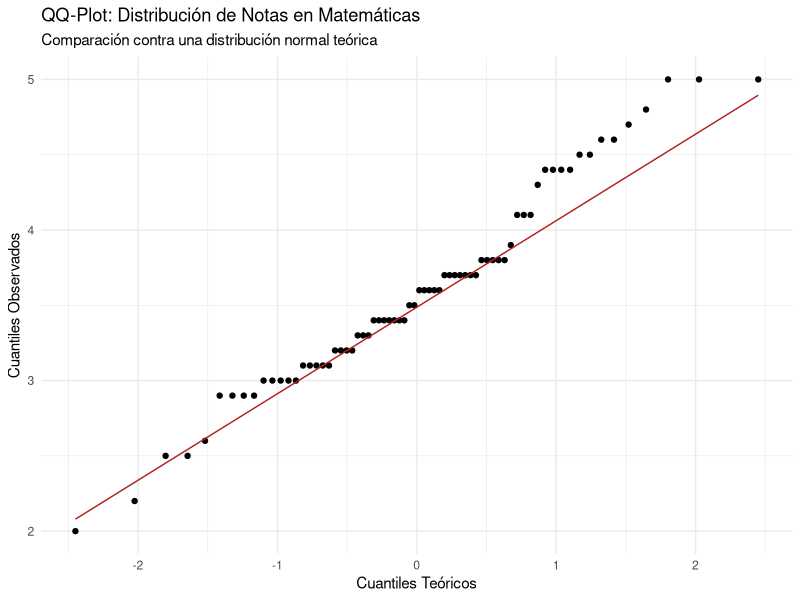
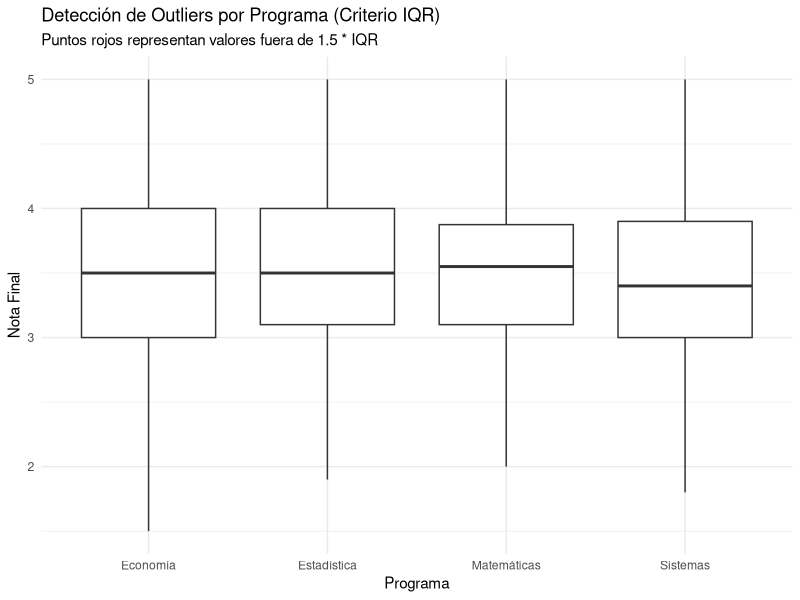
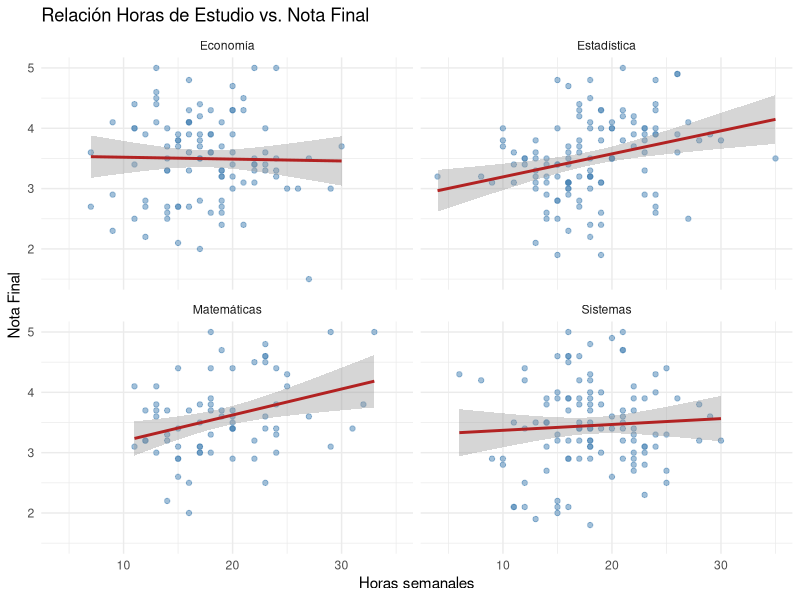

These charts were generated, in order, by the following R code:
## ---- chunk 1
knitr::opts_chunk$set(echo = TRUE)
## ---- chunk 2
library(tidyverse)
library(tibble)
library(dplyr)
library(ggplot2)
set.seed(2025)

n <- 400
estudiantes <- tibble(
  id         = 1:n,
  programa   = sample(c("Estadística","Sistemas","Economía","Matemáticas"),
                      n, replace = TRUE, prob = c(.3,.3,.25,.15)),
  semestre   = sample(1:10, n, replace = TRUE),
  sexo       = sample(c("Mujer","Hombre"), n, replace = TRUE),
  nota_final = round(rnorm(n, mean = 3.5, sd = 0.7), 1) |> pmin(5) |> pmax(0),
  horas_sem  = round(rnorm(n, mean = 18, sd = 5)),
  beca       = sample(c("Sí","No"), n, replace = TRUE, prob = c(.3,.7))
)
## ---- chunk 3

estudiantes |>
  group_by(programa) |>
  summarise(
    W       = shapiro.test(nota_final)$statistic,
    p_valor = shapiro.test(nota_final)$p.value)
## ---- chunk 4

# Generar QQ-plot para el programa con p-valor más bajo (Matemáticas)
estudiantes |> 
  filter(programa == "Matemáticas") |> 
  ggplot(aes(sample = nota_final)) +
  stat_qq() + 
  stat_qq_line(color = "firebrick") +
  labs(
    title = "QQ-Plot: Distribución de Notas en Matemáticas",
    subtitle = "Comparación contra una distribución normal teórica",
    x = "Cuantiles Teóricos",
    y = "Cuantiles Observados"
  ) +
  theme_minimal()
## ---- chunk 5
estudiantes |>
  group_by(programa) |>
  summarise(
    media       = mean(nota_final),
    mediana     = median(nota_final),
    media_recortada = mean(nota_final, trim = 0.1),  # trim 10%
    mad         = mad(nota_final),                   # desv. absoluta mediana
    cv          = sd(nota_final) / mean(nota_final), # coef. variación
    asimetria   = (mean(nota_final) - median(nota_final)) / sd(nota_final)
  )
## ---- chunk 6
#3
detectar_outliers <- function(x) {
  q1  <- quantile(x, 0.25); q3 <- quantile(x, 0.75)
  iqr <- q3 - q1
  z   <- (x - mean(x)) / sd(x)
  tibble(
    valor      = x,
    outlier_iqr = x < (q1 - 1.5 * iqr) | x > (q3 + 1.5 * iqr),
    outlier_z   = abs(z) > 3
  )
}

estudiantes |>
  group_by(programa) |>
  reframe(detectar_outliers(nota_final)) |>
  summarise(n_iqr = sum(outlier_iqr), n_z = sum(outlier_z))
## ---- chunk 7
data_outliers <- estudiantes |>
  group_by(programa) |>
  mutate(
    q1 = quantile(nota_final, 0.25),
    q3 = quantile(nota_final, 0.75),
    iqr = q3 - q1,
    es_outlier = nota_final < (q1 - 1.5 * iqr) | nota_final > (q3 + 1.5 * iqr)
  )

# Visualización
ggplot(data_outliers, aes(x = programa, y = nota_final)) +
  geom_boxplot(outlier.shape = NA) + # Ocultamos outliers del boxplot base
  geom_point(data = filter(data_outliers, es_outlier), 
             color = "firebrick", size = 3) + # Graficamos solo los atípicos en rojo
  labs(title = "Detección de Outliers por Programa (Criterio IQR)",
       subtitle = "Puntos rojos representan valores fuera de 1.5 * IQR",
       x = "Programa", y = "Nota Final") +
  theme_minimal()
## ---- chunk 8
# Pearson (asume linealidad y normalidad) vs Spearman (no paramétrico)
estudiantes |>
  group_by(programa) |>
  summarise(
    r_pearson  = cor(horas_sem, nota_final, method = "pearson"),
    r_spearman = cor(horas_sem, nota_final, method = "spearman"),
    p_pearson  = cor.test(horas_sem, nota_final, method = "pearson")$p.value,
    p_spearman = cor.test(horas_sem, nota_final, method = "spearman")$p.value
  )
## ---- chunk 9
ggplot(estudiantes, aes(x = horas_sem, y = nota_final)) +
  geom_point(alpha = 0.5, color = "steelblue") +
  geom_smooth(method = "lm", color = "firebrick", se = TRUE) +
  facet_wrap(~ programa) +
  labs(
    title = "Relación Horas de Estudio vs. Nota Final",
    x = "Horas semanales", y = "Nota Final"
  ) +
  theme_minimal()
## ---- chunk 10
# Kruskal-Wallis (no paramétrico, no asume normalidad)
kruskal.test(nota_final ~ programa, data = estudiantes)

# Tamaño del efecto: eta-cuadrado de Kruskal-Wallis
# eta^2 = (H - k + 1) / (n - k)  donde H es el estadístico y k el número de grupos
H <- kruskal.test(nota_final ~ programa, data = estudiantes)$statistic
k <- n_distinct(estudiantes$programa)
n <- nrow(estudiantes)
eta2 <- (H - k + 1) / (n - k)
eta2
